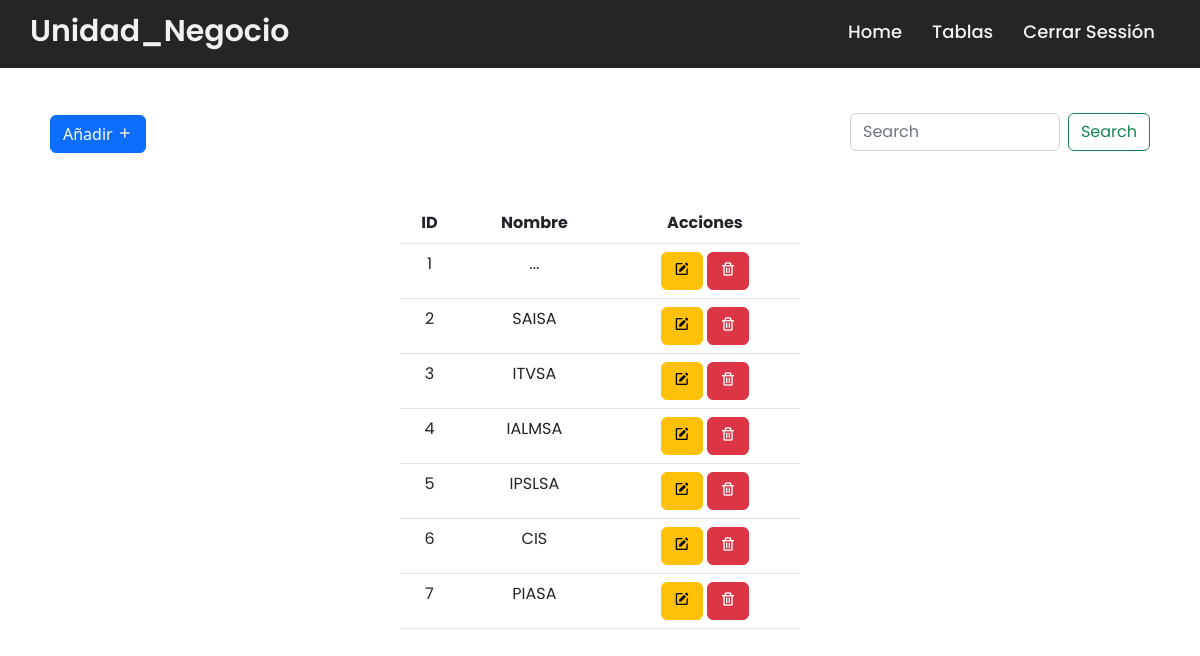
The page /tab/Unidad_N/UN.php (signed in) on the database its author committed.
### tables this page shows
CREATE TABLE `unidad_negocio` (
  `ID_unidad_negocio` int(11) NOT NULL,
  `nom_unidad_negocio` varchar(50) NOT NULL
);

### tab/Unidad_N/UN.php (the view, shortened to what this page needs)
<?php include('../../config/conexion.php'); ?>
<!DOCTYPE html>
<html lang="en">
<head>
    <link rel="stylesheet" href="../../css/navbar.css">
    <link href="https://cdn.jsdelivr.net/npm/bootstrap@5.2.2/dist/css/bootstrap.min.css" rel="stylesheet">
    <link href='https://unpkg.com/boxicons@2.1.4/css/boxicons.min.css' rel='stylesheet'>
    <link rel="stylesheet" href="https://cdnjs.cloudflare.com/ajax/libs/font-awesome/5.15.3/css/all.min.css"/>
</head>
<body>
    <div class="navbar" style="margin-top: 25px;">
    <nav>
    <div class="wrapper">
      <div class="logo"><a href="#"> Unidad_Negocio </a></div>
      <ul class="nav-links">
        <li><a href="../../home.php">Home</a></li>
        <li>
          <a href="#" class="desktop-item">Tablas</a>
        </li>
        <li><a type="submite" href="../../destroy.php">Cerrar Sessión</a></li>
      </ul>
    </div>
  </nav>
    </div>
    <br>
    <div class="position-absolute top-10 end-0" style="width: 300px; margin-right: 50px;"><br><br>
    <form class="d-flex" role="search">
        <input class="form-control me-2" type="search" placeholder="Search" aria-label="Search">
        <button class="btn btn-outline-success" type="submit">Search</button>
      </form>
    </div>
    <button type="button" class="btn btn-primary" data-bs-toggle="modal" data-bs-target="#exampleModal" style="margin: 50px;">
        Añadir <i class='bx bx-plus'></i>
    </button>
    <div class="row justify-content-center">
    <table class="table" style="width: 400px;">
  <thead class="text-center">
    <tr>
      <th scope="col">ID</th>
      <th scope="col">Nombre</th>
      <th scope="col">Acciones</th>
  </thead>
  <tbody class="text-center">
    <?php
      $query = "SELECT * FROM unidad_negocio";
      $result_task = mysqli_query($conexion, $query);
      while($row = mysqli_fetch_assoc($result_task)) { ?>
      <tr>
        <td><?php echo $row['ID_unidad_negocio']; ?></td>
        <td><?php echo $row['nom_unidad_negocio']; ?></td>
        <td>
          <a href="edit.php?ID_unidad_negocio=<?php echo $row['ID_unidad_negocio']?>" class="btn btn-warning">
            <i class='bx bxs-edit'></i>
          </a>
          <a href="delete.php?ID_unidad_negocio=<?php echo $row['ID_unidad_negocio']?>" class="btn btn-danger">
            <i class='bx bx-trash'></i>
          </a>
        </td>
      </tr>
      <?php } ?>
  </tbody>
</table>
    </div>
</body>
</html>

### css/navbar.css (style rules this page uses)
* { margin: 0; padding: 0; box-sizing: border-box; font-family: 'Poppins', sans-serif; }
nav { position: fixed; z-index: 99; width: 100%; background: #242526; }
nav .wrapper { position: relative; max-width: 1300px; padding: 0px 30px; height: 70px; line-height: 70px; margin: auto; display: flex; align-items: center; justify-content: space-between; }
.wrapper .logo a { color: #f2f2f2; font-size: 30px; font-weight: 600; text-decoration: none; }
.wrapper .nav-links { display: inline-flex; text-decoration: none; }
.nav-links { margin-top: 15px; }
.nav-links li { list-style: none; }
.nav-links li a { color: #f2f2f2; text-decoration: none; font-size: 18px; font-weight: 500; padding: 9px 15px; border-radius: 5px; transition: all 0.3s ease; }

### rows shown on the page
unidad_negocio: ID_unidad_negocio "1", nom_unidad_negocio "..."
unidad_negocio: ID_unidad_negocio "2", nom_unidad_negocio "SAISA"
unidad_negocio: ID_unidad_negocio "3", nom_unidad_negocio "ITVSA"
unidad_negocio: ID_unidad_negocio "4", nom_unidad_negocio "IALMSA"
unidad_negocio: ID_unidad_negocio "5", nom_unidad_negocio "IPSLSA"
unidad_negocio: ID_unidad_negocio "6", nom_unidad_negocio "CIS"
unidad_negocio: ID_unidad_negocio "7", nom_unidad_negocio "PIASA"
